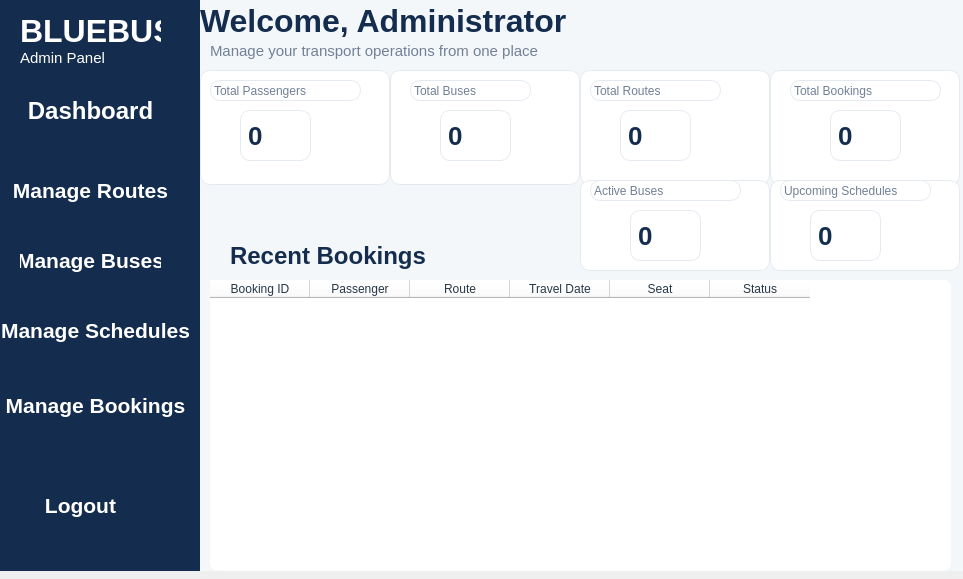
<?xml version="1.0" encoding="UTF-8"?>
<ui version="4.0">
 <class>AdminDashboard</class>
 <widget class="QWidget" name="AdminDashboard">
  <property name="geometry">
   <rect>
    <x>0</x>
    <y>0</y>
    <width>963</width>
    <height>579</height>
   </rect>
  </property>
  <property name="windowTitle">
   <string>BLUEBUS - Admin Dashboard</string>
  </property>
  <widget class="QFrame" name="sidebarFrame">
   <property name="geometry">
    <rect>
     <x>0</x>
     <y>0</y>
     <width>201</width>
     <height>571</height>
    </rect>
   </property>
   <property name="styleSheet">
    <string notr="true"> background-color: #142D4E;
    border: none;
    border-radius: 0px;</string>
   </property>
   <property name="frameShape">
    <enum>QFrame::StyledPanel</enum>
   </property>
   <property name="frameShadow">
    <enum>QFrame::Raised</enum>
   </property>
   <widget class="QLabel" name="label">
    <property name="geometry">
     <rect>
      <x>20</x>
      <y>10</y>
      <width>141</width>
      <height>41</height>
     </rect>
    </property>
    <property name="font">
     <font>
      <family>Segoe UI</family>
      <pointsize>24</pointsize>
      <weight>75</weight>
      <bold>true</bold>
     </font>
    </property>
    <property name="styleSheet">
     <string notr="true">color: rgb(255, 255, 255);</string>
    </property>
    <property name="text">
     <string>BLUEBUS</string>
    </property>
   </widget>
   <widget class="QLabel" name="label_2">
    <property name="geometry">
     <rect>
      <x>20</x>
      <y>50</y>
      <width>111</width>
      <height>16</height>
     </rect>
    </property>
    <property name="font">
     <font>
      <family>Segoe UI</family>
      <pointsize>11</pointsize>
     </font>
    </property>
    <property name="styleSheet">
     <string notr="true">color: rgb(255, 255, 255);</string>
    </property>
    <property name="text">
     <string>Admin Panel</string>
    </property>
   </widget>
   <widget class="QPushButton" name="dashboardButton">
    <property name="geometry">
     <rect>
      <x>20</x>
      <y>90</y>
      <width>141</width>
      <height>41</height>
     </rect>
    </property>
    <property name="font">
     <font>
      <family>Segoe UI</family>
      <pointsize>18</pointsize>
      <weight>75</weight>
      <bold>true</bold>
     </font>
    </property>
    <property name="styleSheet">
     <string notr="true">color: rgb(255, 255, 255);</string>
    </property>
    <property name="text">
     <string>Dashboard</string>
    </property>
   </widget>
   <widget class="QPushButton" name="manageBusesButton">
    <property name="geometry">
     <rect>
      <x>20</x>
      <y>240</y>
      <width>141</width>
      <height>41</height>
     </rect>
    </property>
    <property name="font">
     <font>
      <family>Segoe UI</family>
      <pointsize>16</pointsize>
      <weight>75</weight>
      <bold>true</bold>
     </font>
    </property>
    <property name="styleSheet">
     <string notr="true">color: rgb(255, 255, 255);</string>
    </property>
    <property name="text">
     <string>Manage Buses</string>
    </property>
   </widget>
   <widget class="QPushButton" name="manageSchedulesButton">
    <property name="geometry">
     <rect>
      <x>0</x>
      <y>310</y>
      <width>191</width>
      <height>41</height>
     </rect>
    </property>
    <property name="font">
     <font>
      <family>Segoe UI</family>
      <pointsize>16</pointsize>
      <weight>75</weight>
      <bold>true</bold>
     </font>
    </property>
    <property name="styleSheet">
     <string notr="true">color: rgb(255, 255, 255);</string>
    </property>
    <property name="text">
     <string>Manage Schedules</string>
    </property>
   </widget>
   <widget class="QPushButton" name="manageBookingsButton">
    <property name="geometry">
     <rect>
      <x>0</x>
      <y>380</y>
      <width>191</width>
      <height>51</height>
     </rect>
    </property>
    <property name="font">
     <font>
      <family>Segoe UI</family>
      <pointsize>16</pointsize>
      <weight>75</weight>
      <bold>true</bold>
     </font>
    </property>
    <property name="styleSheet">
     <string notr="true">color: rgb(255, 255, 255);</string>
    </property>
    <property name="text">
     <string>Manage Bookings</string>
    </property>
   </widget>
   <widget class="QPushButton" name="logoutButton">
    <property name="geometry">
     <rect>
      <x>10</x>
      <y>480</y>
      <width>141</width>
      <height>51</height>
     </rect>
    </property>
    <property name="font">
     <font>
      <family>Segoe UI</family>
      <pointsize>16</pointsize>
      <weight>75</weight>
      <bold>true</bold>
     </font>
    </property>
    <property name="styleSheet">
     <string notr="true">color: rgb(255, 255, 255);</string>
    </property>
    <property name="text">
     <string>Logout</string>
    </property>
   </widget>
   <widget class="QPushButton" name="manageRoutesButton">
    <property name="geometry">
     <rect>
      <x>0</x>
      <y>170</y>
      <width>181</width>
      <height>41</height>
     </rect>
    </property>
    <property name="font">
     <font>
      <family>Segoe UI</family>
      <pointsize>16</pointsize>
      <weight>75</weight>
      <bold>true</bold>
     </font>
    </property>
    <property name="styleSheet">
     <string notr="true">color: rgb(255, 255, 255);</string>
    </property>
    <property name="text">
     <string>Manage Routes</string>
    </property>
   </widget>
  </widget>
  <widget class="QFrame" name="mainContentFrame">
   <property name="geometry">
    <rect>
     <x>200</x>
     <y>0</y>
     <width>831</width>
     <height>571</height>
    </rect>
   </property>
   <property name="styleSheet">
    <string notr="true">background-color: #F4F7FA;
    border: none;</string>
   </property>
   <property name="frameShape">
    <enum>QFrame::StyledPanel</enum>
   </property>
   <property name="frameShadow">
    <enum>QFrame::Raised</enum>
   </property>
   <widget class="QLabel" name="welcomeLabel">
    <property name="geometry">
     <rect>
      <x>0</x>
      <y>0</y>
      <width>671</width>
      <height>41</height>
     </rect>
    </property>
    <property name="font">
     <font>
      <family>Segoe UI</family>
      <pointsize>24</pointsize>
      <weight>75</weight>
      <bold>true</bold>
     </font>
    </property>
    <property name="styleSheet">
     <string notr="true">Color:#142D4E</string>
    </property>
    <property name="text">
     <string>Welcome, Administrator</string>
    </property>
   </widget>
   <widget class="QLabel" name="label_3">
    <property name="geometry">
     <rect>
      <x>10</x>
      <y>40</y>
      <width>341</width>
      <height>21</height>
     </rect>
    </property>
    <property name="font">
     <font>
      <family>Segoe UI</family>
      <pointsize>11</pointsize>
     </font>
    </property>
    <property name="styleSheet">
     <string notr="true">Color: #718096</string>
    </property>
    <property name="text">
     <string>Manage your transport operations from one place</string>
    </property>
   </widget>
   <widget class="QFrame" name="passengersCard">
    <property name="geometry">
     <rect>
      <x>0</x>
      <y>70</y>
      <width>190</width>
      <height>115</height>
     </rect>
    </property>
    <property name="styleSheet">
     <string notr="true">background-color: #FFFFFF;
    border: 1px solid #E5EAF0;
    border-radius: 10px;</string>
    </property>
    <property name="frameShape">
     <enum>QFrame::StyledPanel</enum>
    </property>
    <property name="frameShadow">
     <enum>QFrame::Raised</enum>
    </property>
    <widget class="QLabel" name="passengersTitle">
     <property name="geometry">
      <rect>
       <x>10</x>
       <y>10</y>
       <width>151</width>
       <height>21</height>
      </rect>
     </property>
     <property name="font">
      <font>
       <pointsize>-1</pointsize>
       <weight>50</weight>
       <bold>false</bold>
      </font>
     </property>
     <property name="styleSheet">
      <string notr="true"> color: #718096;
    font-size: 12px;
    font-weight: normal;</string>
     </property>
     <property name="text">
      <string>Total Passengers</string>
     </property>
    </widget>
    <widget class="QLabel" name="passengersCount">
     <property name="geometry">
      <rect>
       <x>40</x>
       <y>40</y>
       <width>71</width>
       <height>51</height>
      </rect>
     </property>
     <property name="font">
      <font>
       <pointsize>-1</pointsize>
       <weight>75</weight>
       <bold>true</bold>
      </font>
     </property>
     <property name="styleSheet">
      <string notr="true"> color: #142D4E;
    font-size: 26px;
    font-weight: bold;</string>
     </property>
     <property name="text">
      <string>0</string>
     </property>
    </widget>
   </widget>
   <widget class="QFrame" name="BusesCard">
    <property name="geometry">
     <rect>
      <x>190</x>
      <y>70</y>
      <width>190</width>
      <height>115</height>
     </rect>
    </property>
    <property name="styleSheet">
     <string notr="true">background-color: #FFFFFF;
    border: 1px solid #E5EAF0;
    border-radius: 10px;</string>
    </property>
    <property name="frameShape">
     <enum>QFrame::StyledPanel</enum>
    </property>
    <property name="frameShadow">
     <enum>QFrame::Raised</enum>
    </property>
    <widget class="QLabel" name="busesTitle">
     <property name="geometry">
      <rect>
       <x>20</x>
       <y>10</y>
       <width>121</width>
       <height>21</height>
      </rect>
     </property>
     <property name="font">
      <font>
       <pointsize>-1</pointsize>
       <weight>50</weight>
       <bold>false</bold>
      </font>
     </property>
     <property name="styleSheet">
      <string notr="true"> color: #718096;
    font-size: 12px;
    font-weight: normal;</string>
     </property>
     <property name="text">
      <string>Total Buses</string>
     </property>
    </widget>
    <widget class="QLabel" name="busesCount">
     <property name="geometry">
      <rect>
       <x>50</x>
       <y>40</y>
       <width>71</width>
       <height>51</height>
      </rect>
     </property>
     <property name="font">
      <font>
       <pointsize>-1</pointsize>
       <weight>75</weight>
       <bold>true</bold>
      </font>
     </property>
     <property name="styleSheet">
      <string notr="true"> color: #142D4E;
    font-size: 26px;
    font-weight: bold;</string>
     </property>
     <property name="text">
      <string>0</string>
     </property>
    </widget>
   </widget>
   <widget class="QFrame" name="routesCard">
    <property name="geometry">
     <rect>
      <x>380</x>
      <y>70</y>
      <width>190</width>
      <height>115</height>
     </rect>
    </property>
    <property name="styleSheet">
     <string notr="true">background-color: #FFFFFF;
    border: 1px solid #E5EAF0;
    border-radius: 10px;</string>
    </property>
    <property name="frameShape">
     <enum>QFrame::StyledPanel</enum>
    </property>
    <property name="frameShadow">
     <enum>QFrame::Raised</enum>
    </property>
    <widget class="QLabel" name="routesTitle">
     <property name="geometry">
      <rect>
       <x>10</x>
       <y>10</y>
       <width>131</width>
       <height>21</height>
      </rect>
     </property>
     <property name="font">
      <font>
       <pointsize>-1</pointsize>
       <weight>50</weight>
       <bold>false</bold>
      </font>
     </property>
     <property name="styleSheet">
      <string notr="true"> color: #718096;
    font-size: 12px;
    font-weight: normal;</string>
     </property>
     <property name="text">
      <string>Total Routes</string>
     </property>
    </widget>
    <widget class="QLabel" name="routesCount">
     <property name="geometry">
      <rect>
       <x>40</x>
       <y>40</y>
       <width>71</width>
       <height>51</height>
      </rect>
     </property>
     <property name="font">
      <font>
       <pointsize>-1</pointsize>
       <weight>75</weight>
       <bold>true</bold>
      </font>
     </property>
     <property name="styleSheet">
      <string notr="true"> color: #142D4E;
    font-size: 26px;
    font-weight: bold;</string>
     </property>
     <property name="text">
      <string>0</string>
     </property>
    </widget>
   </widget>
   <widget class="QFrame" name="bookingsCard">
    <property name="geometry">
     <rect>
      <x>570</x>
      <y>70</y>
      <width>190</width>
      <height>115</height>
     </rect>
    </property>
    <property name="styleSheet">
     <string notr="true">background-color: #FFFFFF;
    border: 1px solid #E5EAF0;
    border-radius: 10px;</string>
    </property>
    <property name="frameShape">
     <enum>QFrame::StyledPanel</enum>
    </property>
    <property name="frameShadow">
     <enum>QFrame::Raised</enum>
    </property>
    <widget class="QLabel" name="bookingsTitle">
     <property name="geometry">
      <rect>
       <x>20</x>
       <y>10</y>
       <width>151</width>
       <height>21</height>
      </rect>
     </property>
     <property name="font">
      <font>
       <pointsize>-1</pointsize>
       <weight>50</weight>
       <bold>false</bold>
      </font>
     </property>
     <property name="styleSheet">
      <string notr="true"> color: #718096;
    font-size: 12px;
    font-weight: normal;</string>
     </property>
     <property name="text">
      <string>Total Bookings</string>
     </property>
    </widget>
    <widget class="QLabel" name="bookingsCount">
     <property name="geometry">
      <rect>
       <x>60</x>
       <y>40</y>
       <width>71</width>
       <height>51</height>
      </rect>
     </property>
     <property name="font">
      <font>
       <pointsize>-1</pointsize>
       <weight>75</weight>
       <bold>true</bold>
      </font>
     </property>
     <property name="styleSheet">
      <string notr="true"> color: #142D4E;
    font-size: 26px;
    font-weight: bold;</string>
     </property>
     <property name="text">
      <string>0</string>
     </property>
    </widget>
   </widget>
   <widget class="QLabel" name="label_4">
    <property name="geometry">
     <rect>
      <x>30</x>
      <y>240</y>
      <width>271</width>
      <height>31</height>
     </rect>
    </property>
    <property name="font">
     <font>
      <family>Segoe UI</family>
      <pointsize>18</pointsize>
      <weight>75</weight>
      <bold>true</bold>
     </font>
    </property>
    <property name="styleSheet">
     <string notr="true">color:#142D4E</string>
    </property>
    <property name="text">
     <string>Recent Bookings</string>
    </property>
   </widget>
   <widget class="QTableWidget" name="recentBookingsTable">
    <property name="geometry">
     <rect>
      <x>10</x>
      <y>280</y>
      <width>741</width>
      <height>291</height>
     </rect>
    </property>
    <property name="styleSheet">
     <string notr="true"> background-color: #FFFFFF;
    alternate-background-color: #F4F7FA;
    color: #263747;
    border: none;
    border-radius: 8px;
    gridline-color: #E8EDF2;
    font-size: 12px;
    selection-background-color: #D9F3F1;
    selection-color: #142D4E;</string>
    </property>
    <property name="editTriggers">
     <set>QAbstractItemView::NoEditTriggers</set>
    </property>
    <property name="alternatingRowColors">
     <bool>true</bool>
    </property>
    <property name="selectionBehavior">
     <enum>QAbstractItemView::SelectRows</enum>
    </property>
    <property name="showGrid">
     <bool>false</bool>
    </property>
    <property name="columnCount">
     <number>6</number>
    </property>
    <column>
     <property name="text">
      <string>Booking ID</string>
     </property>
    </column>
    <column>
     <property name="text">
      <string>Passenger</string>
     </property>
    </column>
    <column>
     <property name="text">
      <string>Route</string>
     </property>
    </column>
    <column>
     <property name="text">
      <string>Travel Date</string>
     </property>
    </column>
    <column>
     <property name="text">
      <string>Seat</string>
     </property>
    </column>
    <column>
     <property name="text">
      <string>Status</string>
     </property>
    </column>
   </widget>
   <widget class="QFrame" name="activeBusesCard">
    <property name="geometry">
     <rect>
      <x>380</x>
      <y>180</y>
      <width>190</width>
      <height>91</height>
     </rect>
    </property>
    <property name="styleSheet">
     <string notr="true">background-color: #FFFFFF;
    border: 1px solid #E5EAF0;
    border-radius: 10px;</string>
    </property>
    <property name="frameShape">
     <enum>QFrame::StyledPanel</enum>
    </property>
    <property name="frameShadow">
     <enum>QFrame::Raised</enum>
    </property>
    <widget class="QLabel" name="activeBusesTitle">
     <property name="geometry">
      <rect>
       <x>10</x>
       <y>0</y>
       <width>151</width>
       <height>21</height>
      </rect>
     </property>
     <property name="font">
      <font>
       <pointsize>-1</pointsize>
       <weight>50</weight>
       <bold>false</bold>
      </font>
     </property>
     <property name="styleSheet">
      <string notr="true"> color: #718096;
    font-size: 12px;
    font-weight: normal;</string>
     </property>
     <property name="text">
      <string>Active Buses</string>
     </property>
    </widget>
    <widget class="QLabel" name="activeBusesCount">
     <property name="geometry">
      <rect>
       <x>50</x>
       <y>30</y>
       <width>71</width>
       <height>51</height>
      </rect>
     </property>
     <property name="font">
      <font>
       <pointsize>-1</pointsize>
       <weight>75</weight>
       <bold>true</bold>
      </font>
     </property>
     <property name="styleSheet">
      <string notr="true"> color: #142D4E;
    font-size: 26px;
    font-weight: bold;</string>
     </property>
     <property name="text">
      <string>0</string>
     </property>
    </widget>
   </widget>
   <widget class="QFrame" name="upcomingSchedulesCard">
    <property name="geometry">
     <rect>
      <x>570</x>
      <y>180</y>
      <width>190</width>
      <height>91</height>
     </rect>
    </property>
    <property name="styleSheet">
     <string notr="true">background-color: #FFFFFF;
    border: 1px solid #E5EAF0;
    border-radius: 10px;</string>
    </property>
    <property name="frameShape">
     <enum>QFrame::StyledPanel</enum>
    </property>
    <property name="frameShadow">
     <enum>QFrame::Raised</enum>
    </property>
    <widget class="QLabel" name="upcomingSchedulesTitle">
     <property name="geometry">
      <rect>
       <x>10</x>
       <y>0</y>
       <width>151</width>
       <height>21</height>
      </rect>
     </property>
     <property name="font">
      <font>
       <pointsize>-1</pointsize>
       <weight>50</weight>
       <bold>false</bold>
      </font>
     </property>
     <property name="styleSheet">
      <string notr="true"> color: #718096;
    font-size: 12px;
    font-weight: normal;</string>
     </property>
     <property name="text">
      <string>Upcoming Schedules</string>
     </property>
    </widget>
    <widget class="QLabel" name="upcomingSchedulesCount">
     <property name="geometry">
      <rect>
       <x>40</x>
       <y>30</y>
       <width>71</width>
       <height>51</height>
      </rect>
     </property>
     <property name="font">
      <font>
       <pointsize>-1</pointsize>
       <weight>75</weight>
       <bold>true</bold>
      </font>
     </property>
     <property name="styleSheet">
      <string notr="true"> color: #142D4E;
    font-size: 26px;
    font-weight: bold;</string>
     </property>
     <property name="text">
      <string>0</string>
     </property>
    </widget>
   </widget>
  </widget>
 </widget>
 <resources/>
 <connections/>
</ui>
